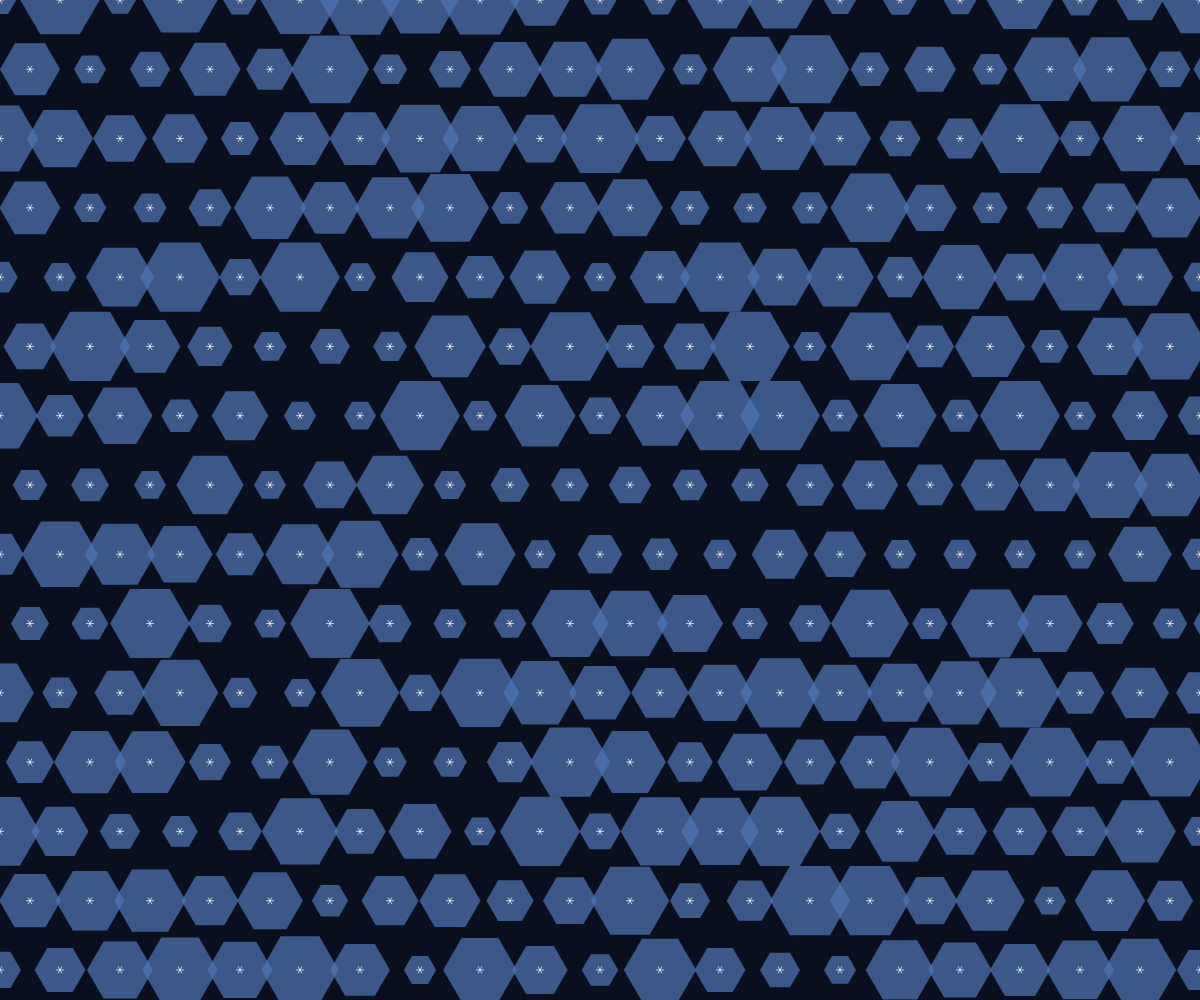
Frame 1 (no input)
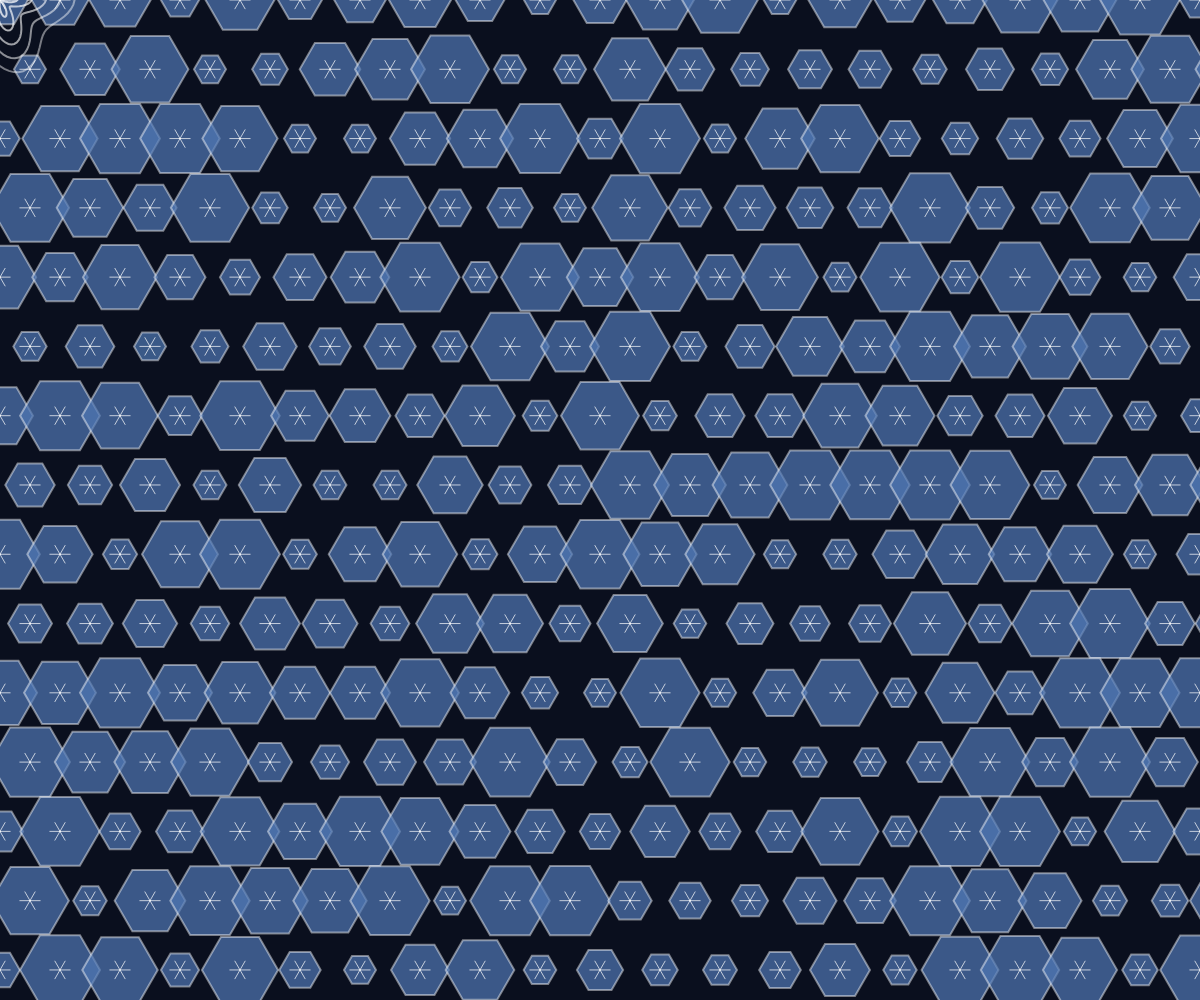
Frame 60 (no input)
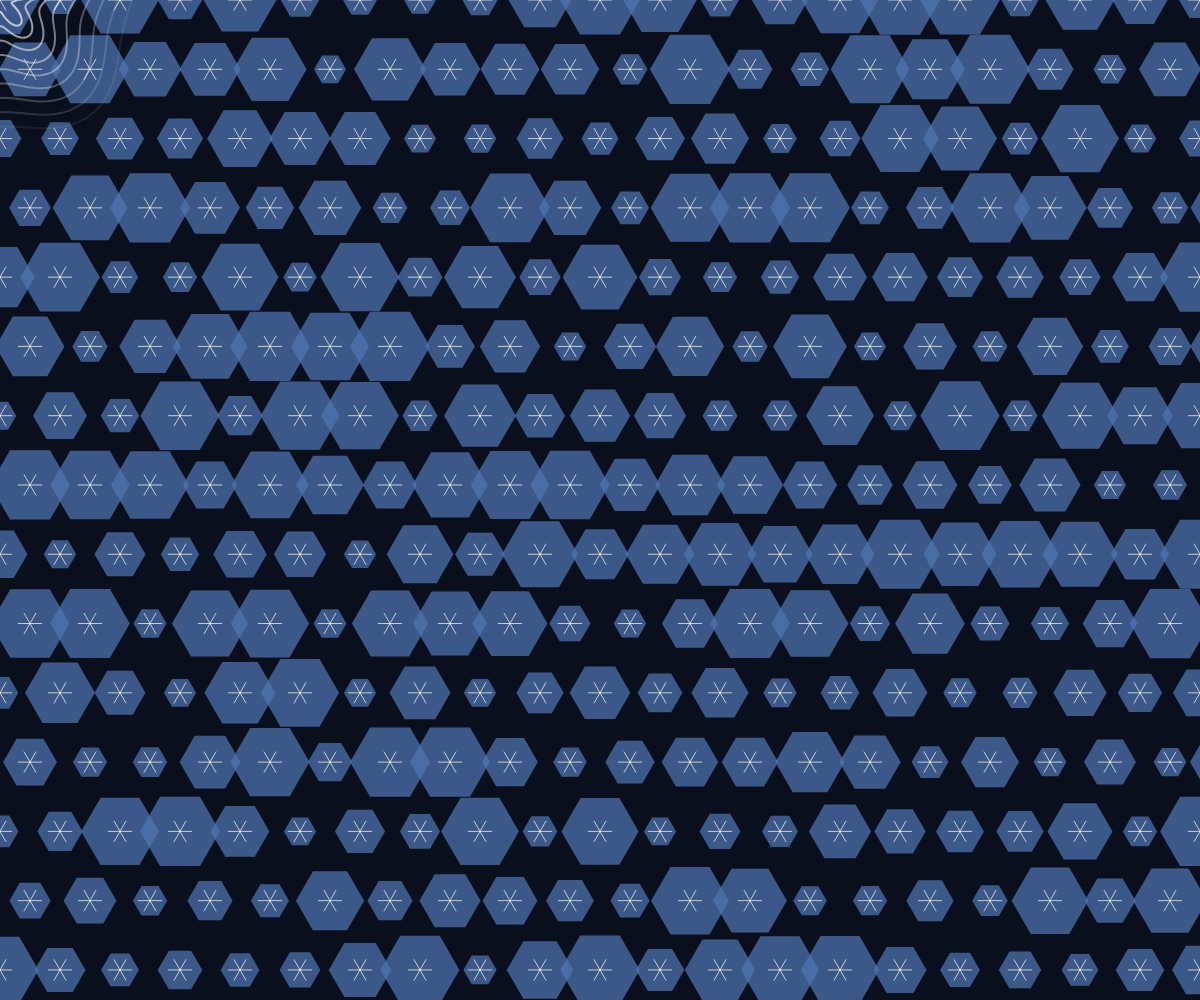
Frame 120 (the mouse pressed at the canvas centre since frame 60)

The p5.js sketch that drew these frames (run headless with seeded random() and noise() and a simulated clock; from frame 60 on, the mouse is pressed at the canvas centre):

// p5.js sketch
// ── sketch.js
let hexGrid = [];
let pulseTime = 0;
let crystallizationProgress = 0;

function setup() {
  createCanvas(windowWidth, windowHeight);
  noStroke();
  
  // Create hexagonal grid
  let hexSize = 40;
  let cols = ceil(width / (hexSize * 1.5)) + 2;
  let rows = ceil(height / (hexSize * sqrt(3))) + 2;
  
  for (let j = 0; j < rows; j++) {
    hexGrid[j] = [];
    for (let i = 0; i < cols; i++) {
      let x = i * hexSize * 1.5;
      let y = j * hexSize * sqrt(3);
      if (j % 2 === 1) x += hexSize * 0.75;
      
      hexGrid[j][i] = {
        x: x,
        y: y,
        size: hexSize,
        baseColor: color(80, 120, 180, 150),
        pulseOffset: random(TWO_PI)
      };
    }
  }
}

function draw() {
  background(10, 15, 30);
  
  pulseTime += 0.03;
  crystallizationProgress = sin(pulseTime * 0.5) * 0.5 + 0.5;
  
  // Draw hexagonal lattice
  for (let j = 0; j < hexGrid.length; j++) {
    for (let i = 0; i < hexGrid[j].length; i++) {
      let hex = hexGrid[j][i];
      
      // Base hexagon with pulse effect
      let pulse = sin(pulseTime + hex.pulseOffset) * 0.3 + 0.7;
      let glowIntensity = map(pulse, 0.7, 1, 0, 255);
      
      fill(red(hex.baseColor), green(hex.baseColor), blue(hex.baseColor), 180);
      drawHexagon(hex.x, hex.y, hex.size * pulse);
      
      // Crystallization effect
      if (crystallizationProgress > 0.3) {
        let crystalIntensity = map(crystallizationProgress, 0.3, 1, 0, 1);
        let crystalSize = hex.size * 0.3 * crystalIntensity;
        
        fill(255, 255, 255, 100 * crystalIntensity);
        drawCrystal(hex.x, hex.y, crystalSize);
      }
    }
  }
  
  // Electrical pulses
  if (pulseTime > 0) {
    drawElectricalPulses();
  }
}

function drawHexagon(x, y, size) {
  beginShape();
  for (let i = 0; i < 6; i++) {
    let angle = TWO_PI * i / 6;
    let px = x + cos(angle) * size;
    let py = y + sin(angle) * size;
    vertex(px, py);
  }
  endShape(CLOSE);
}

function drawCrystal(x, y, size) {
  // Draw a simple crystal structure
  push();
  translate(x, y);
  
  for (let i = 0; i < 6; i++) {
    let angle = TWO_PI * i / 6;
    let endX = cos(angle) * size;
    let endY = sin(angle) * size;
    
    stroke(255, 255, 255, 180);
    strokeWeight(1);
    line(0, 0, endX, endY);
  }
  
  pop();
}

function drawElectricalPulses() {
  let pulseCount = 10;
  for (let i = 0; i < pulseCount; i++) {
    let timeOffset = i * 0.3;
    let progress = (pulseTime + timeOffset) % TWO_PI;
    
    if (progress > PI && progress < TWO_PI) {
      let pulseSize = map(progress, PI, TWO_PI, 0, 150);
      let alpha = map(progress, PI, TWO_PI, 200, 0);
      
      stroke(255, 255, 255, alpha);
      strokeWeight(2);
      noFill();
      
      beginShape();
      for (let j = 0; j < 100; j++) {
        let angle = TWO_PI * j / 100;
        let radius = pulseSize + sin(j * 0.3 + pulseTime) * 10;
        let px = cos(angle) * radius;
        let py = sin(angle) * radius;
        vertex(px, py);
      }
      endShape(CLOSE);
    }
  }
}

function windowResized() {
  resizeCanvas(windowWidth, windowHeight);
}
